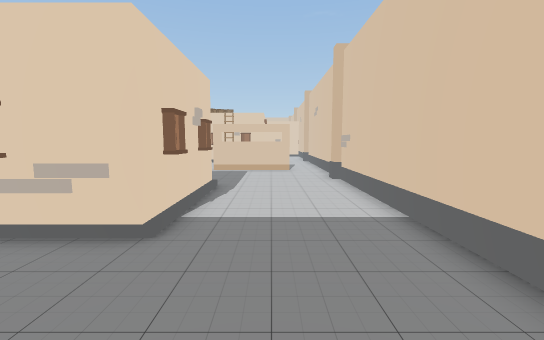
View 1 (above)

18 first-person views from a walk through a Unity game level. The camera is 1.5 m above the floor, tilts 6° down and sees 90° across. The floor is counted in squares, 1 m on a side. Each view is taken from the middle of a square. On the plan, view 1 faces up. The plan holds only what a view shows up to about 14 squares ahead; the rest is blank. The place goes on beyond the plan. The player is left out.

View 2
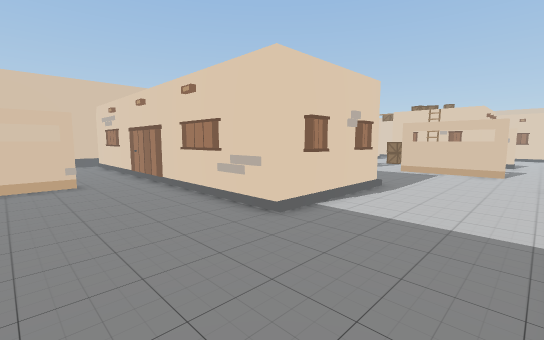

View 3
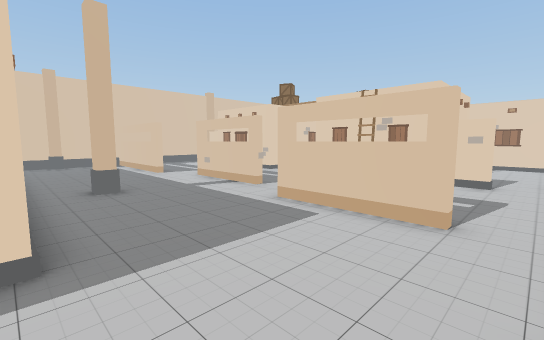

View 4
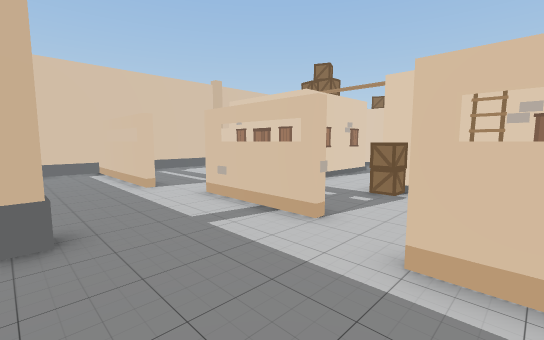

View 5
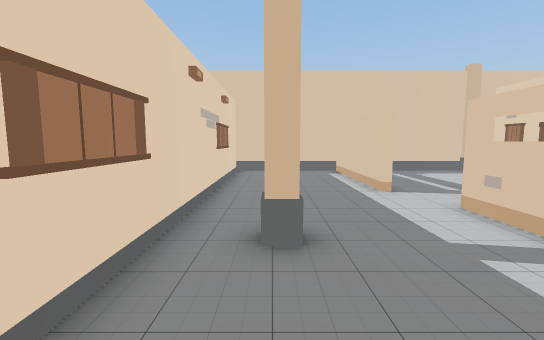

View 6
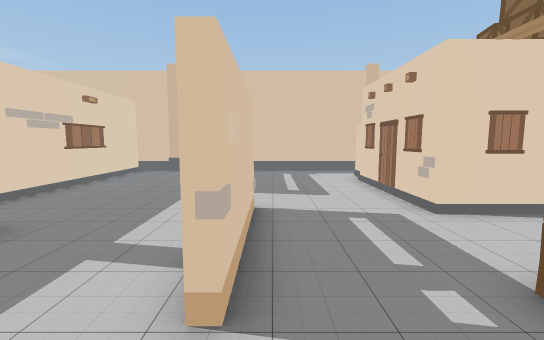

View 7
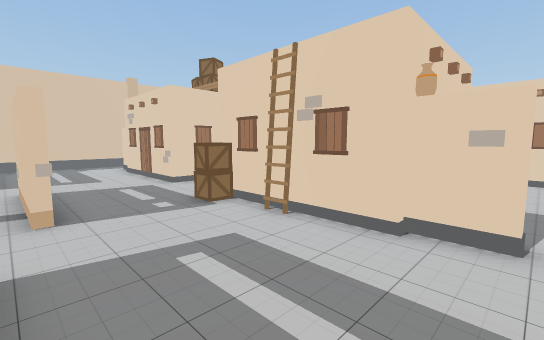

View 8
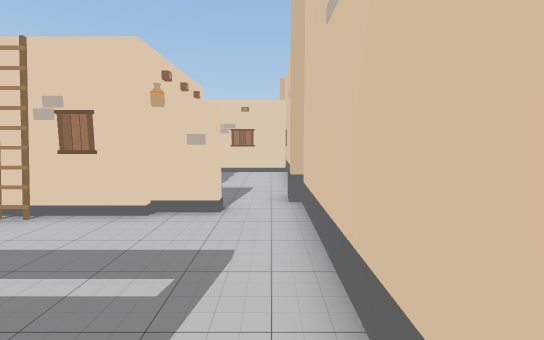

View 9
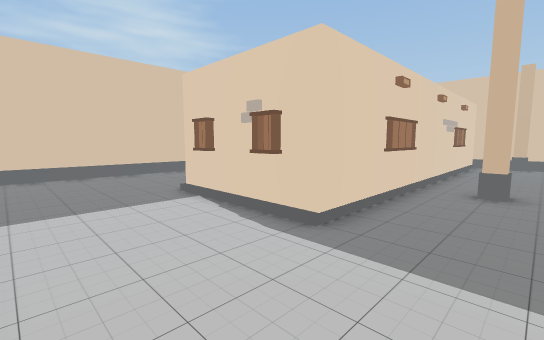

View 10
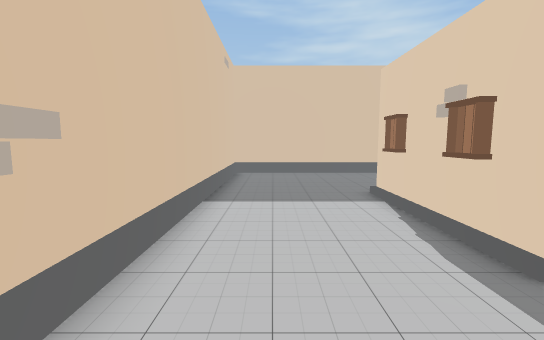

View 11
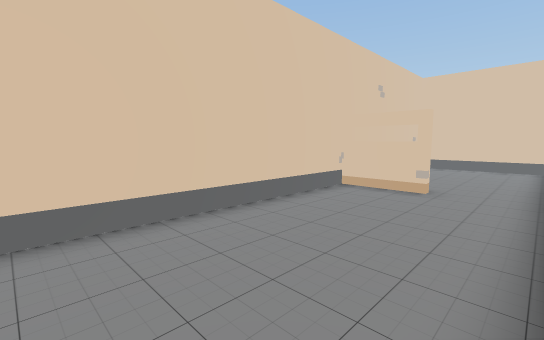

View 12
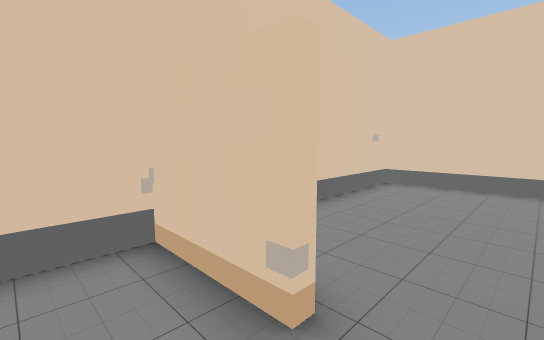

View 13
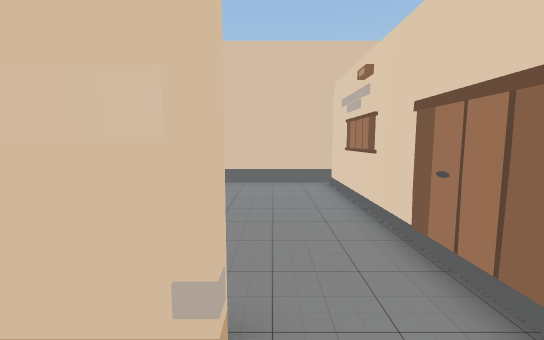

View 14
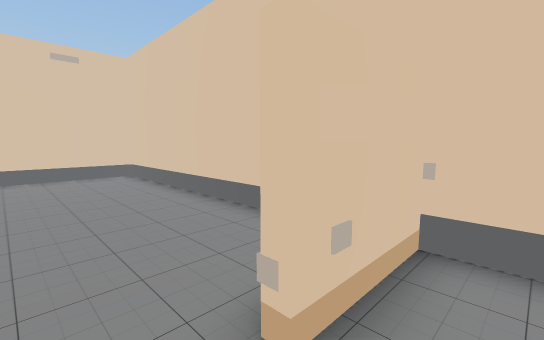

View 15
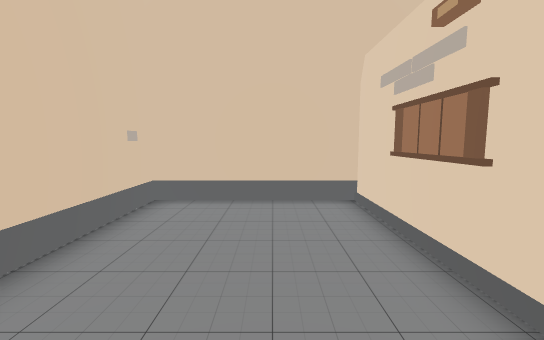

View 16
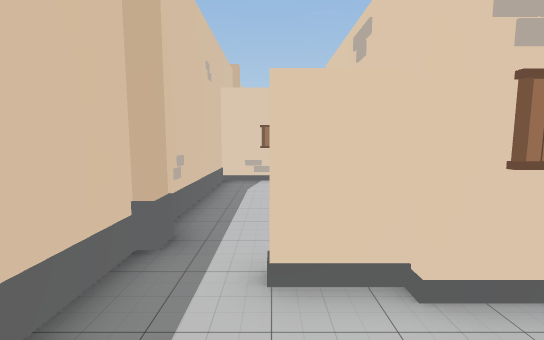

View 17
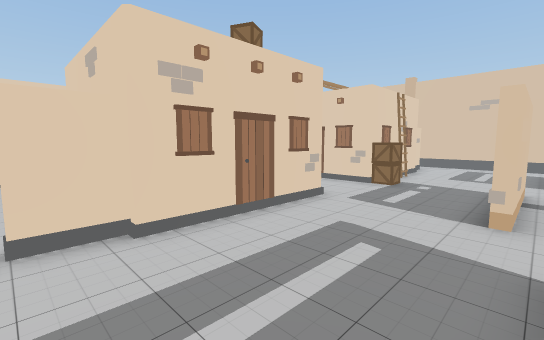

View 18
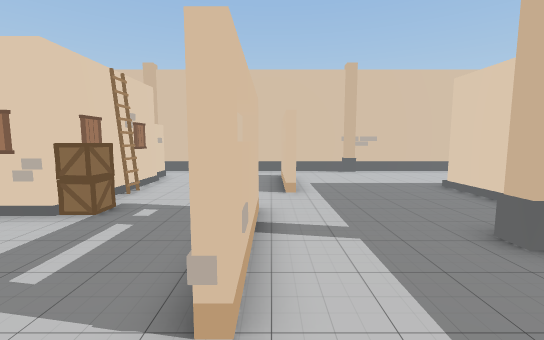

### Floor plan
Key: @ floor where view 1 was taken; # wall or solid block; . floor; = window, fence, low wall or low ledge; O other object.
Columns run from 17 left of view 1 to 3 right of it. Each row starts with its distance up from view 1.
 22 O..     #..O      ..
 21 #..O   ##..O#     ..#
 20 #.######O...#####O..#
 19 #...OO.O....OO#O....#
 18 #...................#
 17 #...................#
 16 #.......O...O.......#
 15 #.......#O==........#
 14 #=====........#===..#
 13 #...................#
 12 #...................#
 11 #.........#.........O
 10 #...................O
  9 ################....#
  8 O              #....#
  7                #....#
  6                #....#
  5                #....#
  4 ###O#########OO#....#
  3 #...................#
  2 #.......O...........#
  1 #.......O...........#
  0 #.......=........@..#
 -1 ########OO###########

Positions as (right, up) in squares from view 1, and headings:
1: (0, 0), facing up
2: (2, 0), facing up-left
3: (2, 9), facing up-left
4: (-2, 11), facing up-left
5: (-3, 11), facing left
6: (-3, 16), facing left
7: (1, 15), facing up-left
8: (2, 14), facing up
9: (2, 12), facing down-left
10: (1, 12), facing down
11: (0, 4), facing down-left
12: (-7, 3), facing down-left
13: (-7, 2), facing left
14: (-10, 3), facing down-right
15: (-10, 2), facing left
16: (-15, 17), facing up
17: (-15, 15), facing up-right
18: (-11, 15), facing right
